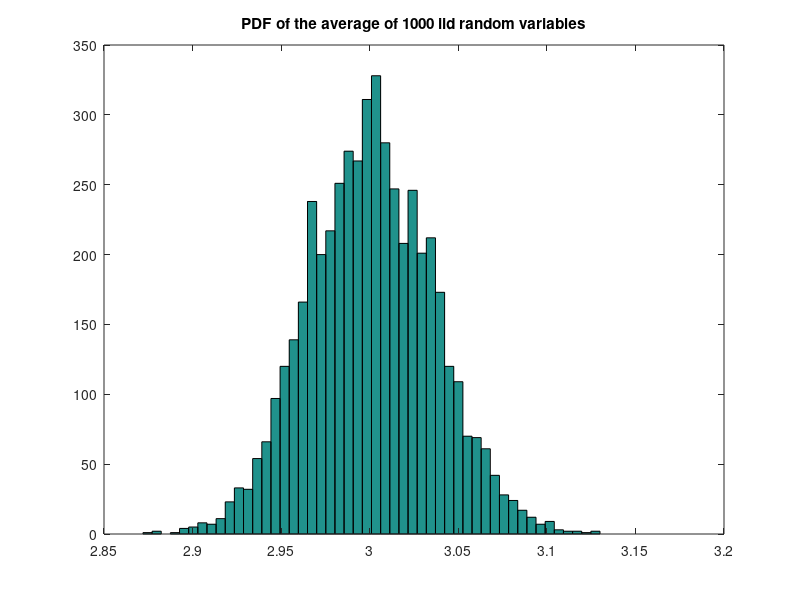
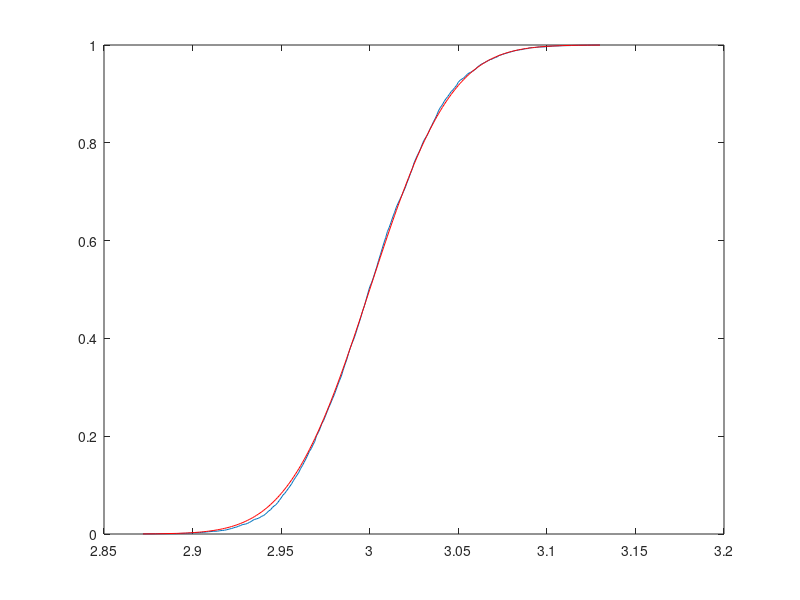
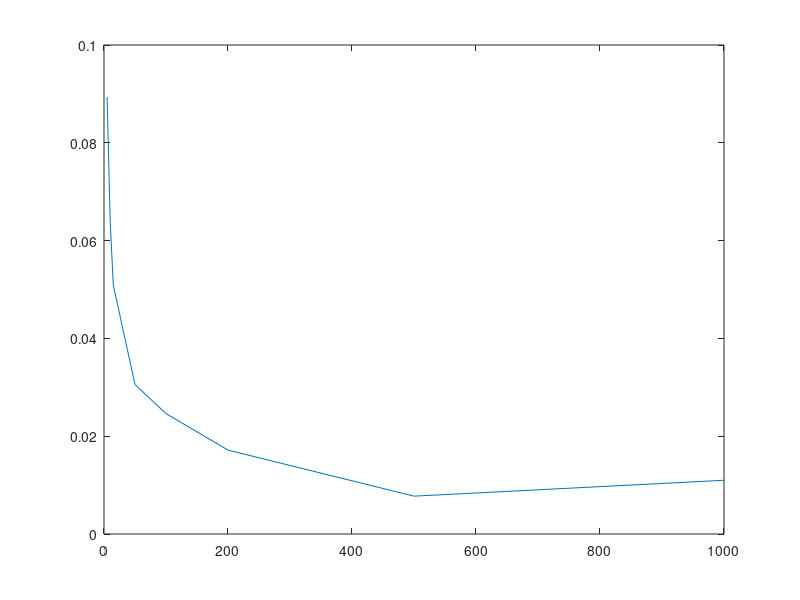

Reproduce these figures in MATLAB, in order.
clear;
close all;
clc;

% the clt tells you what is the distribution of the average of n random
% variables
% we will vary n from 5 to some large value to demonstrate this
% Note: make sure that you have enough ram on your machine to store a 6000
% x 10000 array!
count = 1;
for n=[5 10 15 50 100 200 500 1000]
    nsamp = 5000; % to plot a histogram we need several samples for the average
    X2 = zeros(nsamp,n);
    
    % our sampling distribution is [0,1] uniform random
    X = rand(nsamp,n); X2(:,:) = 0;
    X2(X <= 0.05) = 1; 
    X2(X > 0.05 & X <= 0.45) = 2; 
    X2(X > 0.45 & X <= 0.6) = 3; 
    X2(X > 0.6 & X <= 0.9) = 4;
    X2(X > 0.9) = 5;
    X = X2; 
    mu = 3; % is the true mean of this distribution (you can check this from \sum_{i=1}^K p_i x_i)
    sig2 = 1.3; % the true variance of this distribution - check this yourself
    
    % this is what is denoted as Y_j in the slides - except that we aren't
    % dividing by sqrt(sig2) there. the distribution of the quantity below
    % should converge to that of the standard normal.
    % in the lecture slides, it should converge to N(0,sig2)
    meanX = mean(X,2);
    
    % we use 50 bins for our histogram
    numbins = 50;
   
    figure(1); hist(meanX,numbins); %minval+stepsize/2:stepsize:maxval-stepsize/2);
    title (sprintf('PDF of the average of %d iid random variables',n));
    
    [f1,x] = ecdf(meanX);
    figure(2); plot(x,f1); hold on; 
    f2 = normcdf(x,mu,sqrt(sig2)/sqrt(n));
    plot(x,f2,'color','red'); hold off;
    
    f3(count) = max(abs(f1-f2));
    count = count+1;
    pause;
end

figure(3); plot([5 10 15 50 100 200 500 1000],f3);
